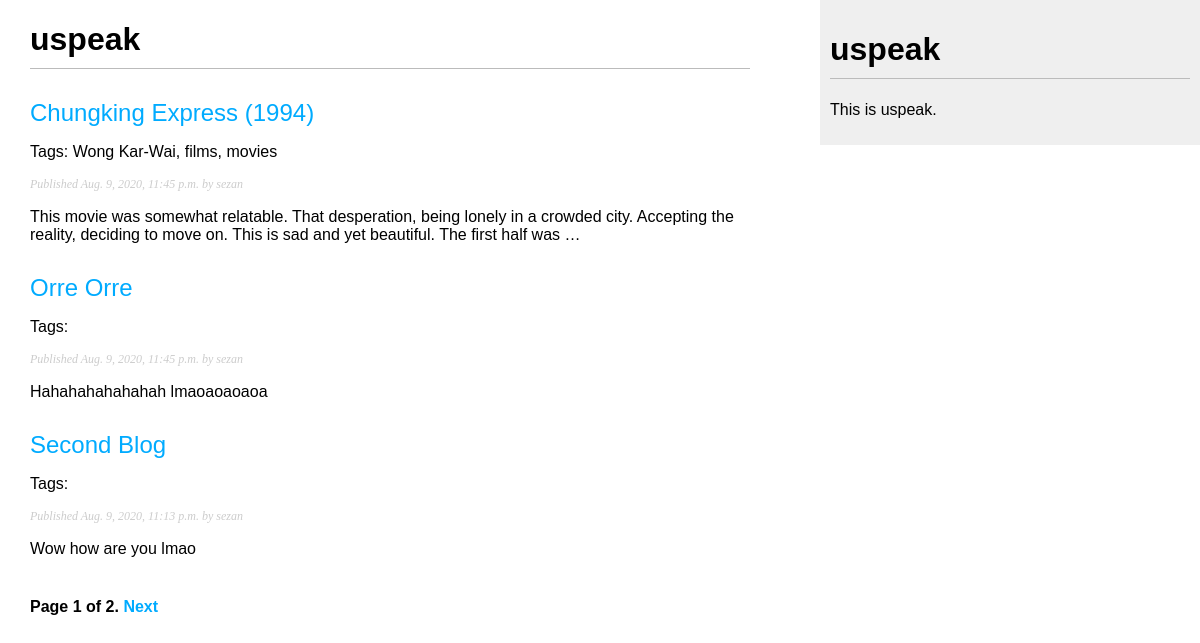
Screenshot of /blog/ with the database file from the repository.
### blog/models.py (models this page shows, shortened)
class Post(models.Model):
	STATUS_CHOICES = (
		('draft', 'Draft'),
		('published', 'Published'),
	)
	title = models.CharField(max_length=250)
	slug = 	models.SlugField(max_length=250, unique_for_date='publish')
	author = models.ForeignKey(User, on_delete=models.CASCADE, related_name='blog_posts')
	body = models.TextField()
	publish = models.DateTimeField(default=timezone.now)
	created = models.DateTimeField(auto_now_add=True)
	updated = models.DateTimeField(auto_now=True)
	status = models.CharField(max_length=10, choices=STATUS_CHOICES, default='draft')
	objects = models.Manager()
	objects_published = PublishedManager()
	tags = TaggableManager()
	class Meta:
		ordering = ('-publish',)
	def get_absolute_url(self):
		return reverse('blog:post_detail',
					  args=[self.publish.year,
					  		self.publish.month,
					  		self.publish.day,
					  		self.slug])

### blog/views.py (the view)
# urls.py: path('', views.PostListView.as_view(), name='post_list'),
class PostListView(ListView):
	queryset = Post.objects_published.all()
	context_object_name = 'posts'
	paginate_by = 3
	template_name = 'blog/post/list.html'

### blog/templates/blog/post/list.html (shortened to what this page needs)
{% extends 'blog/base.html' %}
{% block content %}
	<h1>uspeak</h1>
	{% for post in posts %}
		<h2>
			<a href="{{ post.get_absolute_url }}" >
				{{ post.title }}
			</a>
		</h2>
		<p class="tags">Tags: {{ post.tags.all|join:", " }}</p>
		<p class="date">
			Published {{ post.publish }} by {{ post.author }}
		</p>
		{{ post.body|truncatewords:30|linebreaks }}
	{% endfor %}
	{% include "pagination.html" with page=page_obj %}
{% endblock	%}

### blog/static/css/blog.css (style rules this page uses)
body { margin:0; padding:0; font-family: 'Teko', sans-serif; }
a { color:#00abff; text-decoration:none; }
h1 { font-weight:bold; border-bottom:1px solid #bbb; padding:0 0 10px 0; }
h2 { font-weight:normal; margin:30px 0 0; }
p.date { color:#ccc; font-family: georgia, serif; font-size: 12px; font-style: italic; }

### rows the page displays
Post: title "Chungking Express (1994)", tags.all "Wong Kar-Wai, films, movies", publish "Aug. 9, 2020, 11:45 p.m.", author "sezan", body "This movie was somewhat relatable. That desperation, being lonely in a crowded city. Accepting the reality, deciding to move on. This is sad and yet beautiful. The first half was …"
Post: title "Orre Orre", publish "Aug. 9, 2020, 11:45 p.m.", author "sezan", body "Hahahahahahahah lmaoaoaoaoa"
Post: title "Second Blog", publish "Aug. 9, 2020, 11:13 p.m.", author "sezan", body "Wow how are you lmao"

### other values shown
{{ page.number }} "1"
{{ page.paginator.num_pages }} "2"
